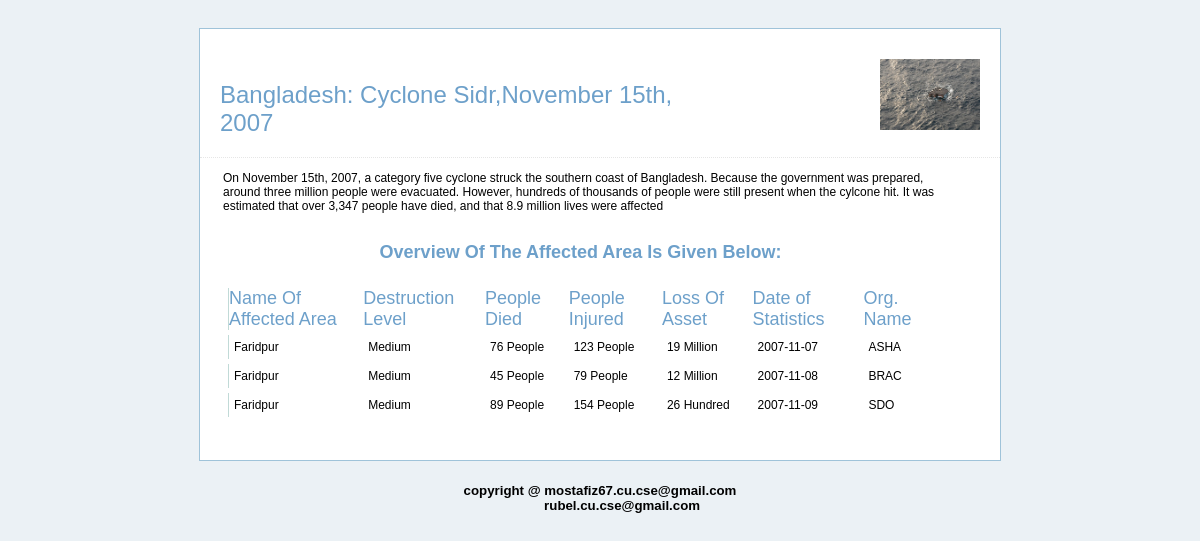
Screenshot of /affected_area_files/division/sub-division/faridpur.php with the database file from the repository.
### tables this page shows
CREATE TABLE IF NOT EXISTS `aff_area` (
  `id` int(100) NOT NULL AUTO_INCREMENT,
  `area` text NOT NULL,
  `destruction_level` text NOT NULL,
  `p_died` varchar(100) NOT NULL,
  `amount_d` text NOT NULL,
  `p_injur` varchar(100) NOT NULL,
  `amount_i` text NOT NULL,
  `l_asset` varchar(100) NOT NULL,
  `amount_a` text NOT NULL,
  `date` date NOT NULL,
  `n_org` varchar(30) NOT NULL,
  `vis` int(100) NOT NULL,
  PRIMARY KEY (`id`)
);

### affected_area_files/division/sub-division/faridpur.php (the view, shortened to what this page needs)
<!DOCTYPE html PUBLIC "-//W3C//DTD XHTML 1.0 Transitional//EN" "http://www.w3.org/TR/xhtml1/DTD/xhtml1-transitional.dtd">
<html xmlns="http://www.w3.org/1999/xhtml">
<head><meta http-equiv="Content-Type" content="text/html; charset=windows-1252">
		<link type="text/css" rel="stylesheet" href="css/style.css" media="screen" charset="utf-8">
</head>
	<body>
        <div id="signup_hold">
            <div id="header">
                <div id="header_logos"><img align="middle" src="pnews1 (1).jpg" hight=300 width=300 alt="phr"></div>
					<div id="progress_bar"> </div>
						<h2>Bangladesh: Cyclone Sidr,November 15th, 2007</h2>
            </div>
            <table class="customerSupport">
                <tbody>
					<tr>
						<td class="customerSupport" width="50%">
							<fieldset>
							<p>
								<?php
									$file_name="faridpur.txt";
									$fp=fopen($file_name,"r") or die("couldn't open");
									while(!feof($fp))
									{
										$line=fgets($fp,1024);
										print"$line<br/>";
									}
									?>
       							<h3 align="center">Overview Of The Affected Area Is Given Below:</h3>
									 <div id="content">
										<table align="center" cellpadding="5" cellspacing="5" id="resultTable">
											<tr>
												<th style="border-left: 1px solid #C1DAD7">Name Of Affected Area</th>
												<th>Destruction Level</th>
												<th>People Died</th>
												<th>People Injured</th>
												<th>Loss Of Asset</th>
												<th>Date of Statistics</th>
												<th>Org. Name</th>
											</tr>
												<?php
												$result = mysql_query("SELECT * FROM aff_area WHERE area='faridpur'");
														while($row = mysql_fetch_array($result))
															{
																echo '<tr>';
																echo '<td style="border-left: 1px solid #C1DAD7">'.$row['area'].'</td>';
																echo '<td><div align="left">'.$row['destruction_level'].'</div></td>';
																echo '<td><div align="left">'.$row['p_died'].' '.$row['amount_d'].'</div></td>';
																echo '<td><div align="left">'.$row['p_injur'].' '.$row['amount_i'].'</div></td>';
																echo '<td><div align="left">'.$row['l_asset'].' '.$row['amount_a'].'</div></td>';
																echo '<td><div align="left">'.$row['date'].'</div></td>';
																echo '<td><div align="left">'.$row['n_org'].'</div></td>';
																echo '</tr>';
															}
												?>
										</table>
									</div>
								 </p>
                            </fieldset>
						</td>
					</tr>
				</tbody>
			</table>
        </div>
		<div id="footer" align="center">
			<h5>copyright @ mostafiz67.cu.cse@gmail.com<br>
			&nbsp &nbsp &nbsp &nbsp &nbsp &nbsp;												   rubel.cu.cse@gmail.com
			</h5>
		</div>
	</body>
</html>

### css/style.css (style rules this page uses)
body { background:#ebf1f5; font-family:Arial, sans-serif; padding:20px 0px; text-align:center; }
h2 { color:#6da0ca; font-size:24px; font-weight:normal; margin:0; padding:0; }
h3 { color:#6da0ca; font-size:18px; margin:0; padding:0px 0px 20px 0px; }
p { font-size:12px; margin:0; padding:0px 0px 15px 0px; }
th { color:#6da0ca; font-size:18px; font-weight:normal; margin:0; padding:0px 0px 0px 0px; }
td { vertical-align:middle }
div#signup_hold { background:#fff; border:1px solid #9fc3d9; margin:0 auto; text-align:left; width:800px; }
div#header { border-bottom:1px dotted #e6e6e6; padding:20px; }
div#header_logos { float:right; display:block; padding-top:10px; width:270px; text-align:right; vertical-align:top; }
div#header_logos img { width:100px; vertical-align:middle; }
fieldset { border:0; font-size:12px; padding:0px 20px 20px 20px; margin:0; }
div#progress_bar { display:block; height:22px; padding-top:10px; width:480px; }
img { border: none; }
table.customerSupport { padding-top:10px; }
.customerSupport { padding-right:20px; vertical-align:top; }

### rows the page displays
aff_area: area "Faridpur", destruction_level "Medium", p_died "76", amount_d "People", p_injur "123", amount_i "People", l_asset "19", amount_a "Million", date "2007-11-07", n_org "ASHA"
aff_area: area "Faridpur", destruction_level "Medium", p_died "45", amount_d "People", p_injur "79", amount_i "People", l_asset "12", amount_a "Million", date "2007-11-08", n_org "BRAC"
aff_area: area "Faridpur", destruction_level "Medium", p_died "89", amount_d "People", p_injur "154", amount_i "People", l_asset "26", amount_a "Hundred", date "2007-11-09", n_org "SDO"
